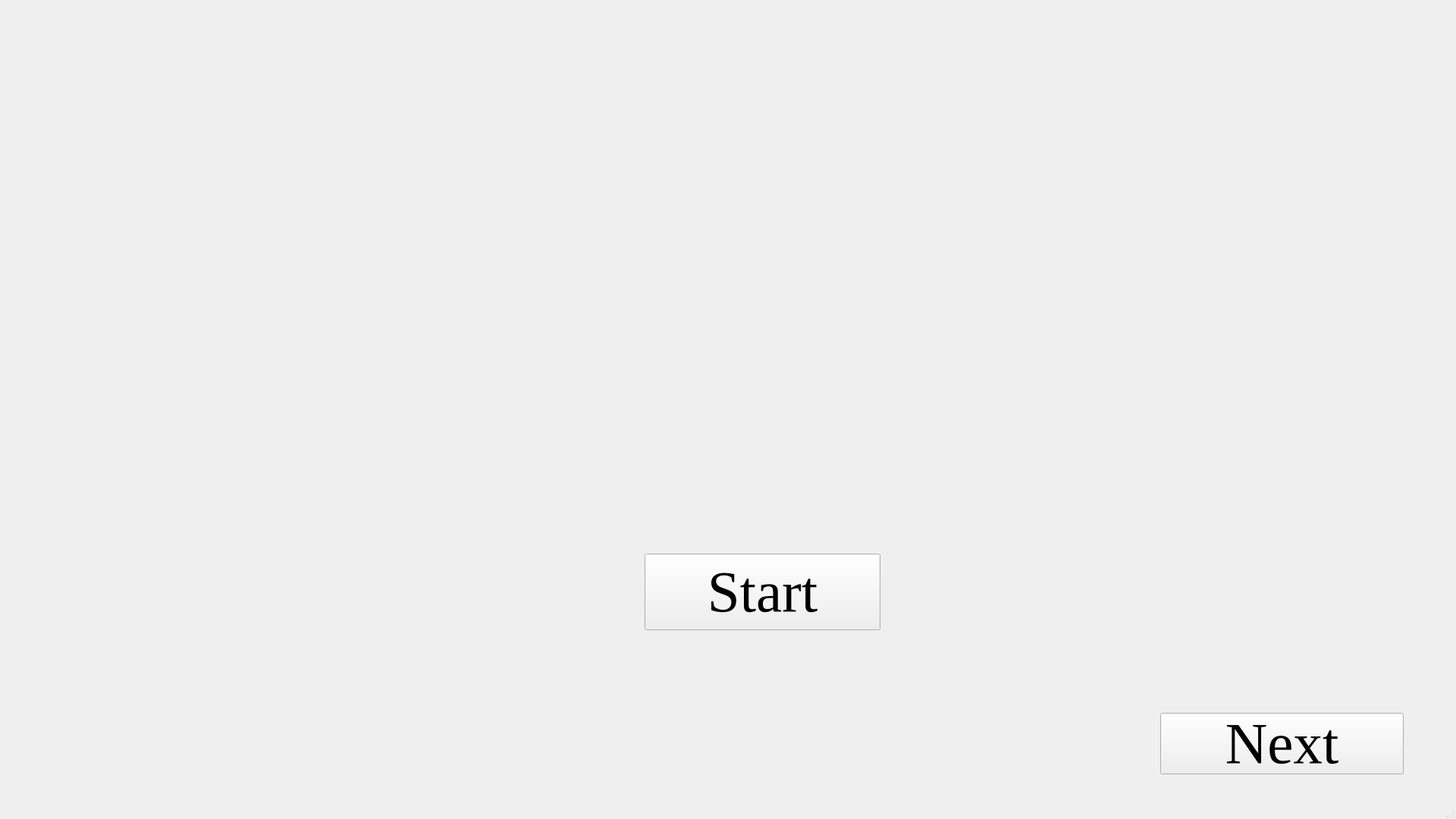
<?xml version="1.0" encoding="UTF-8"?>
<ui version="4.0">
 <class>MainWindow</class>
 <widget class="QMainWindow" name="MainWindow">
  <property name="geometry">
   <rect>
    <x>0</x>
    <y>0</y>
    <width>1920</width>
    <height>1080</height>
   </rect>
  </property>
  <property name="sizePolicy">
   <sizepolicy hsizetype="Expanding" vsizetype="Expanding">
    <horstretch>0</horstretch>
    <verstretch>0</verstretch>
   </sizepolicy>
  </property>
  <property name="windowTitle">
   <string>MainWindow</string>
  </property>
  <widget class="QWidget" name="centralwidget">
   <widget class="QStackedWidget" name="stackedWidget">
    <property name="geometry">
     <rect>
      <x>10</x>
      <y>0</y>
      <width>1911</width>
      <height>1011</height>
     </rect>
    </property>
    <widget class="QWidget" name="page">
     <widget class="QPushButton" name="pushButton_2">
      <property name="geometry">
       <rect>
        <x>840</x>
        <y>730</y>
        <width>311</width>
        <height>101</height>
       </rect>
      </property>
      <property name="font">
       <font>
        <family>Times New Roman</family>
        <pointsize>58</pointsize>
       </font>
      </property>
      <property name="text">
       <string>Start</string>
      </property>
     </widget>
    </widget>
    <widget class="QWidget" name="page_2">
     <widget class="QLabel" name="label">
      <property name="geometry">
       <rect>
        <x>870</x>
        <y>100</y>
        <width>511</width>
        <height>171</height>
       </rect>
      </property>
      <property name="font">
       <font>
        <family>Times New Roman</family>
        <pointsize>58</pointsize>
       </font>
      </property>
      <property name="text">
       <string>Login</string>
      </property>
     </widget>
     <widget class="QLineEdit" name="lineEdit">
      <property name="geometry">
       <rect>
        <x>970</x>
        <y>330</y>
        <width>431</width>
        <height>61</height>
       </rect>
      </property>
     </widget>
     <widget class="QLabel" name="label_2">
      <property name="geometry">
       <rect>
        <x>150</x>
        <y>310</y>
        <width>811</width>
        <height>91</height>
       </rect>
      </property>
      <property name="font">
       <font>
        <pointsize>48</pointsize>
       </font>
      </property>
      <property name="text">
       <string>Please attach your RFID Key:</string>
      </property>
     </widget>
    </widget>
    <widget class="QWidget" name="page_3">
     <widget class="QLabel" name="label_3">
      <property name="geometry">
       <rect>
        <x>700</x>
        <y>190</y>
        <width>611</width>
        <height>161</height>
       </rect>
      </property>
      <property name="font">
       <font>
        <pointsize>58</pointsize>
       </font>
      </property>
      <property name="text">
       <string>Function Select</string>
      </property>
     </widget>
     <widget class="QPushButton" name="pushButton_3">
      <property name="geometry">
       <rect>
        <x>680</x>
        <y>400</y>
        <width>481</width>
        <height>171</height>
       </rect>
      </property>
      <property name="font">
       <font>
        <family>Arial</family>
        <pointsize>-1</pointsize>
        <weight>75</weight>
        <italic>false</italic>
        <bold>true</bold>
       </font>
      </property>
      <property name="autoFillBackground">
       <bool>false</bool>
      </property>
      <property name="styleSheet">
       <string notr="true">QPushButton {
    color: yellow;
    background-color: qlineargradient(
        x1: 0, y1: 0, x2: 0, y2: 1,
        stop: 0 #00aaff, stop: 1 #005fbb
    );
    border: 2px solid #005faf;
    border-radius: 20px;
    font: bold 48px &quot;Arial&quot;;
    padding: 10px;
}

QPushButton:hover {
    background-color: qlineargradient(
        x1: 0, y1: 0, x2: 0, y2: 1,
        stop: 0 #007acc, stop: 1 #003f7f
    );
}

QPushButton:pressed {
    background-color: #003f7f;
}
</string>
      </property>
      <property name="inputMethodHints">
       <set>Qt::ImhNone</set>
      </property>
      <property name="text">
       <string>Rehabitation Mode</string>
      </property>
      <property name="autoDefault">
       <bool>false</bool>
      </property>
      <property name="default">
       <bool>false</bool>
      </property>
      <property name="flat">
       <bool>false</bool>
      </property>
     </widget>
    </widget>
   </widget>
   <widget class="QPushButton" name="pushButton">
    <property name="geometry">
     <rect>
      <x>1530</x>
      <y>940</y>
      <width>321</width>
      <height>81</height>
     </rect>
    </property>
    <property name="font">
     <font>
      <family>Times New Roman</family>
      <pointsize>58</pointsize>
     </font>
    </property>
    <property name="text">
     <string>Next</string>
    </property>
   </widget>
  </widget>
  <widget class="QMenuBar" name="menubar">
   <property name="geometry">
    <rect>
     <x>0</x>
     <y>0</y>
     <width>1920</width>
     <height>21</height>
    </rect>
   </property>
  </widget>
  <widget class="QStatusBar" name="statusbar"/>
 </widget>
 <resources/>
 <connections/>
</ui>
